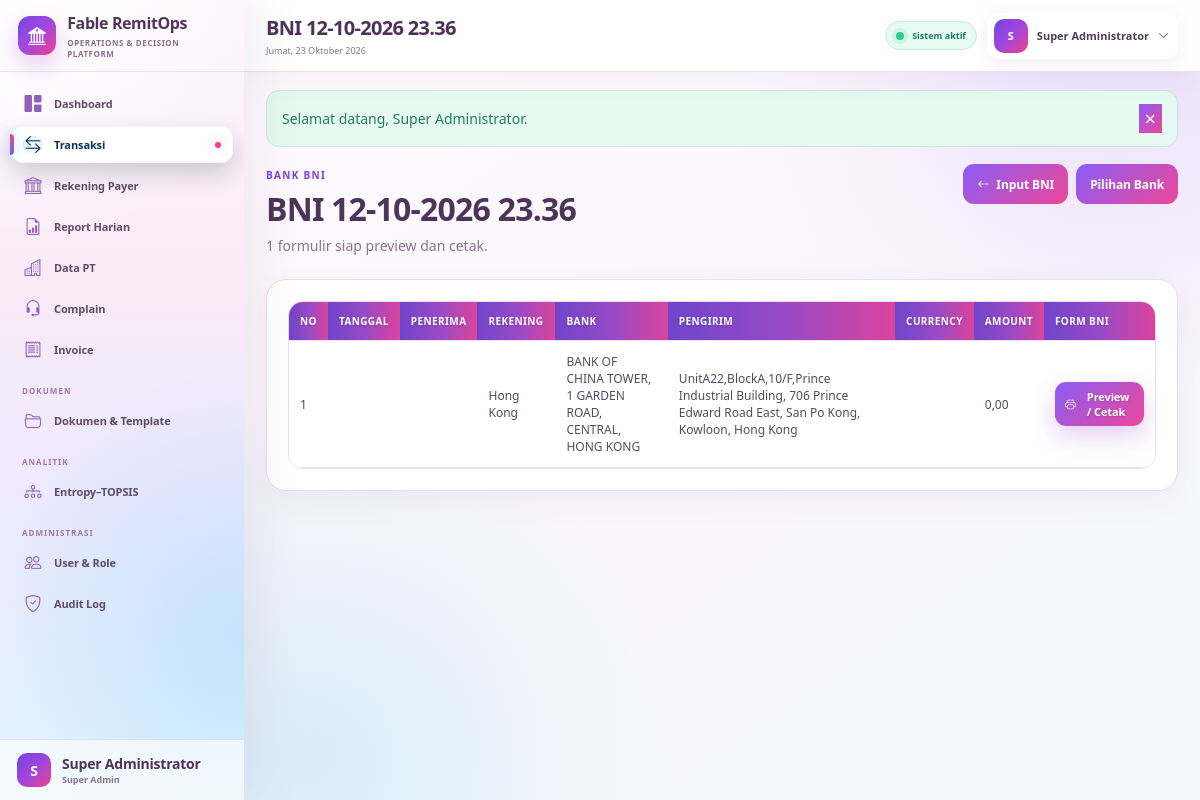
The page /public/transactions/bni/batches/1 (signed in) on the database its author committed.
### tables this page shows
CREATE TABLE `users` (
  `id` bigint(20) UNSIGNED NOT NULL,
  `role_id` bigint(20) UNSIGNED NOT NULL,
  `name` varchar(150) NOT NULL,
  `username` varchar(80) NOT NULL,
  `email` varchar(190) NOT NULL,
  `password` varchar(255) NOT NULL,
  `transaction_team` tinyint(3) UNSIGNED DEFAULT NULL,
  `is_active` tinyint(1) NOT NULL DEFAULT 1,
  `must_change_password` tinyint(1) NOT NULL DEFAULT 1,
  `last_login_at` datetime DEFAULT NULL,
  `created_at` datetime NOT NULL DEFAULT current_timestamp(),
  `updated_at` datetime NOT NULL DEFAULT current_timestamp() ON UPDATE current_timestamp()
);

CREATE TABLE `roles` (
  `id` bigint(20) UNSIGNED NOT NULL,
  `code` varchar(50) NOT NULL,
  `name` varchar(100) NOT NULL,
  `description` varchar(255) DEFAULT NULL,
  `created_at` datetime NOT NULL DEFAULT current_timestamp()
);

CREATE TABLE `bni_transaction_batches` (
  `id` bigint(20) UNSIGNED NOT NULL,
  `name` varchar(200) NOT NULL,
  `total_rows` int(10) UNSIGNED NOT NULL DEFAULT 0,
  `created_by` bigint(20) UNSIGNED DEFAULT NULL,
  `created_at` datetime NOT NULL DEFAULT current_timestamp(),
  `updated_at` datetime NOT NULL DEFAULT current_timestamp() ON UPDATE current_timestamp()
);

CREATE TABLE `bni_transaction_rows` (
  `id` bigint(20) UNSIGNED NOT NULL,
  `batch_id` bigint(20) UNSIGNED NOT NULL,
  `row_no` int(10) UNSIGNED NOT NULL DEFAULT 1,
  `transaction_date` date DEFAULT NULL,
  `beneficiary_name` varchar(255) DEFAULT NULL,
  `remitter_name` varchar(255) DEFAULT NULL,
  `currency` varchar(10) DEFAULT NULL,
  `amount` decimal(22,4) NOT NULL DEFAULT 0.0000,
  `payload_json` longtext NOT NULL,
  `created_at` datetime NOT NULL DEFAULT current_timestamp(),
  `updated_at` datetime NOT NULL DEFAULT current_timestamp() ON UPDATE current_timestamp()
);

### app/Views/transactions/bni_batch.php (the view, shortened to what the rows shown need)
<?php
$batch = is_array($batch ?? null) ? $batch : [];
$rows = is_array($rows ?? null) ? $rows : [];
?>
<div class="bni-batch-page">
    <section class="bank-page-heading">
        <div><span class="eyebrow dark">BANK BNI</span><h2><?= e((string) ($batch['name'] ?? 'Batch BNI')) ?></h2><p><?= count($rows) ?> formulir siap preview dan cetak.</p></div>
        <div class="d-flex gap-2 flex-wrap"><a class="btn btn-light" href="<?= url('/transactions/bni') ?>"><i class="bi bi-arrow-left"></i> Input BNI</a><a class="btn btn-light" href="<?= url('/transactions') ?>">Pilihan Bank</a></div>
    </section>
    <section class="panel-card">
        <div class="table-responsive">
            <table class="table modern-table bni-batch-table">
                <thead><tr><th>No</th><th>Tanggal</th><th>Penerima</th><th>Rekening</th><th>Bank</th><th>Pengirim</th><th>Currency</th><th>Amount</th><th class="text-end">Form BNI</th></tr></thead>
                <tbody>
                <?php foreach ($rows as $row): $data=is_array($row['payload'] ?? null)?$row['payload']:[]; ?>
                    <tr>
                        <td><?= (int) ($row['row_no'] ?? 0) ?></td>
                        <td><?= e((string) ($data['transaction_date'] ?? '-')) ?></td>
                        <td><strong><?= e((string) ($data['beneficiary_name'] ?? '-')) ?></strong></td>
                        <td><?= e((string) ($data['beneficiary_account'] ?? '-')) ?></td>
                        <td><?= e((string) ($data['beneficiary_bank'] ?? '-')) ?></td>
                        <td><?= e((string) ($data['remitter_name'] ?? '-')) ?></td>
                        <td><?= e((string) ($data['currency'] ?? '-')) ?></td>
                        <td><?= number_format((float) ($data['amount'] ?? 0),2,',','.') ?></td>
                        <td class="text-end"><a class="btn btn-sm btn-primary" href="<?= url('/transactions/bni/rows/' . (int) $row['id'] . '/print') ?>"><i class="bi bi-printer me-1"></i> Preview / Cetak</a></td>
                    </tr>
                <?php endforeach; ?>
                </tbody>
            </table>
        </div>
    </section>
</div>

### app/Core/Router.php (shortened to what the rows shown need)
<?php
final class Router
{
    private array $routes = [];
    private function add(string $method, string $path, array $handler): void
    {
        $this->routes[] = compact('method', 'path', 'handler');
    }
    public function dispatch(): void
    {
        $method = strtoupper($_POST['_method'] ?? $_SERVER['REQUEST_METHOD'] ?? 'GET');
        $requestPath = parse_url($_SERVER['REQUEST_URI'] ?? '/', PHP_URL_PATH) ?: '/';
        $basePath = parse_url((string) App::config('app.url'), PHP_URL_PATH) ?: '';
        if ($basePath !== '' && str_starts_with($requestPath, $basePath)) {
            $requestPath = substr($requestPath, strlen($basePath)) ?: '/';
        }
        $requestPath = '/' . ltrim($requestPath, '/');
        $requestPath = $requestPath !== '/' ? rtrim($requestPath, '/') : '/';
        foreach ($this->routes as $route) {
            if ($route['method'] !== $method) {
                continue;
            }
            $pattern = preg_replace('#\{([a-zA-Z_][a-zA-Z0-9_]*)\}#', '(?P<$1>[^/]+)', $route['path']);
            if (preg_match('#^' . $pattern . '$#', $requestPath, $matches)) {
                $params = array_filter($matches, 'is_string', ARRAY_FILTER_USE_KEY);
                [$class, $action] = $route['handler'];
                $controller = new $class();
                $controller->{$action}(...array_values($params));
                return;
            }
        }
    }
}

### app/Views/partials/sidebar.php (shortened to what the rows shown need)
<?php
$path = parse_url(
    $_SERVER['REQUEST_URI'] ?? '/',
    PHP_URL_PATH
) ?: '/';
$currentUser = auth_user() ?? [];
$currentRole = (string) ($currentUser['role_code'] ?? '');
$documentRoles = [
    'super_admin',
    'superadmin',
    'supervisor',
    'admin_invoice',
    'invoice',
    'admin_complain',
    'complain',
];
$canOpenDocuments = in_array(
    $currentRole,
    $documentRoles,
    true
);
$active = static function (bool $condition): string {
    return $condition ? 'active' : '';
};
$isDashboard = $path === parse_url(url('/'), PHP_URL_PATH);
$isTransactions = str_contains($path, '/transactions');
$isPayerAccounts = str_contains($path, '/payer-accounts');
$isReports = str_contains($path, '/reports');
$isCompanies = str_contains($path, '/companies');
$isComplaints = str_contains($path, '/complaints');
$isInvoices = str_contains($path, '/invoices');
$isDocuments = str_contains($path, '/documents')
    || str_contains($path, '/document_templates.php')
    || str_contains($path, '/document_template_manager.php')
    || str_contains($path, '/invoice_templates.php')
    || str_contains($path, '/standing_instruction_7.php');
$isAnalysis = str_contains($path, '/analysis');
$isUsers = str_contains($path, '/users');
$isAudit = str_contains($path, '/audit');
$userName = trim(
    (string) ($currentUser['name'] ?? 'Pengguna')
);
$userInitial = strtoupper(
    substr($userName, 0, 1)
);
$userRoleName = trim(
    (string) (
        $currentUser['role_name']
        ?? $currentRole
        ?: 'Pengguna Sistem'
    )
);
?>
<aside
    class="sidebar"
    id="sidebar"
    aria-label="Navigasi utama"
>
    <div class="brand">
        <div class="brand-mark">
            <i class="bi bi-bank2"></i>
        </div>
        <div>
            <strong>
                Fable RemitOps
            </strong>
            <small>
                Operations &amp; Decision Platform
            </small>
        </div>
    </div>
    <nav class="sidebar-nav">
        <a
            class="nav-item <?= $active($isDashboard) ?>"
            href="<?= url('/') ?>"
            <?= $isDashboard
                ? 'aria-current="page"'
                : ''
            ?>
        >
            <i class="bi bi-grid-1x2-fill"></i>
            <span>Dashboard</span>
        </a>
        <?php if (can('transaction.view')): ?>
            <a
                class="nav-item <?= $active($isTransactions) ?>"
                href="<?= url('/transactions') ?>"
                <?= $isTransactions
                    ? 'aria-current="page"'
                    : ''
                ?>
            >
                <i class="bi bi-arrow-left-right"></i>
                <span>Transaksi</span>
            </a>
        <?php endif; ?>
        <?php if (can('payer_account.view')): ?>
            <a
                class="nav-item <?= $active($isPayerAccounts) ?>"
                href="<?= url('/payer-accounts') ?>"
                <?= $isPayerAccounts
                    ? 'aria-current="page"'
                    : ''
                ?>
            >
                <i class="bi bi-bank"></i>
                <span>Rekening Payer</span>
            </a>
        <?php endif; ?>
        <?php if (can('report.view')): ?>
            <a
                class="nav-item <?= $active($isReports) ?>"
                href="<?= url('/reports') ?>"
                <?= $isReports
                    ? 'aria-current="page"'
                    : ''
                ?>
            >
                <i class="bi bi-file-earmark-bar-graph"></i>
                <span>Report Harian</span>
            </a>
        <?php endif; ?>
        <?php if (can('company.view')): ?>
            <a
                class="nav-item <?= $active($isCompanies) ?>"
                href="<?= url('/companies') ?>"
                <?= $isCompanies
                    ? 'aria-current="page"'
                    : ''
                ?>
            >
                <i class="bi bi-buildings"></i>
                <span>Data PT</span>
            </a>
        <?php endif; ?>
        <?php if (can('complaint.view')): ?>
            <a
                class="nav-item <?= $active($isComplaints) ?>"
                href="<?= url('/complaints') ?>"
                <?= $isComplaints
                    ? 'aria-current="page"'
                    : ''
                ?>
            >
                <i class="bi bi-headset"></i>
                <span>Complain</span>
            </a>
        <?php endif; ?>
        <?php if (can('invoice.view')): ?>
            <a
                class="nav-item <?= $active($isInvoices) ?>"
                href="<?= url('/invoices') ?>"
                <?= $isInvoices
                    ? 'aria-current="page"'
                    : ''
                ?>
            >
                <i class="bi bi-receipt"></i>
                <span>Invoice</span>
            </a>
        <?php endif; ?>
        <?php if ($canOpenDocuments): ?>
            <div class="nav-label">
                DOKUMEN
            </div>
            <a
                class="nav-item <?= $active($isDocuments) ?>"
                href="<?= url('/documents') ?>"
                <?= $isDocuments
                    ? 'aria-current="page"'
                    : ''
                ?>
            >
                <i class="bi bi-folder2-open"></i>
                <span>
                    Dokumen &amp; Template
                </span>
            </a>
        <?php endif; ?>
        <?php if (can('analysis.view')): ?>
            <div class="nav-label">
                ANALITIK
            </div>
            <a
                class="nav-item <?= $active($isAnalysis) ?>"
                href="<?= url('/analysis') ?>"
                <?= $isAnalysis
                    ? 'aria-current="page"'
                    : ''
                ?>
            >
                <i class="bi bi-diagram-3"></i>
                <span>
                    Entropy–TOPSIS
                </span>
            </a>
        <?php endif; ?>
        <?php if (
            can('user.manage')
            || can('audit.view')
        ): ?>
            <div class="nav-label">
                ADMINISTRASI
            </div>
        <?php endif; ?>
        <?php if (can('user.manage')): ?>
            <a
                class="nav-item <?= $active($isUsers) ?>"
                href="<?= url('/users') ?>"
                <?= $isUsers
                    ? 'aria-current="page"'
                    : ''
                ?>
            >
                <i class="bi bi-people"></i>
                <span>User &amp; Role</span>
            </a>
        <?php endif; ?>
        <?php if (can('audit.view')): ?>
            <a
                class="nav-item <?= $active($isAudit) ?>"
                href="<?= url('/audit') ?>"
                <?= $isAudit
                    ? 'aria-current="page"'
                    : ''
                ?>
            >
                <i class="bi bi-shield-check"></i>
                <span>Audit Log</span>
            </a>
        <?php endif; ?>
    </nav>
    <div class="sidebar-footer">
        <div class="avatar-sm">
            <?= e($userInitial) ?>
        </div>
        <div class="min-w-0">
            <strong
                class="text-truncate d-block"
            >
                <?= e($userName) ?>
            </strong>
            <small>
                <?= e($userRoleName) ?>
            </small>
        </div>
    </div>
</aside>

### app/Views/partials/topbar.php (shortened to what the rows shown need)
<?php
$dayNames = [
    1 => 'Senin',
    2 => 'Selasa',
    3 => 'Rabu',
    4 => 'Kamis',
    5 => 'Jumat',
    6 => 'Sabtu',
    7 => 'Minggu',
];
$monthNames = [
    1 => 'Januari',
    2 => 'Februari',
    3 => 'Maret',
    4 => 'April',
    5 => 'Mei',
    6 => 'Juni',
    7 => 'Juli',
    8 => 'Agustus',
    9 => 'September',
    10 => 'Oktober',
    11 => 'November',
    12 => 'Desember',
];
$todayLabel = (
    $dayNames[(int) date('N')] ?? ''
)
    . ', '
    . date('d')
    . ' '
    . (
        $monthNames[(int) date('n')]
        ?? ''
    )
    . ' '
    . date('Y');
$currentUser = auth_user() ?? [];
$currentName = trim(
    (string) (
        $currentUser['name']
        ?? 'Pengguna'
    )
);
$initial = strtoupper(
    substr(
        $currentName,
        0,
        1
    )
);
?>
<header
    class="topbar"
    id="appTopbar"
>
    <div class="d-flex align-items-center gap-3">
        <div class="topbar-title">
            <h1>
                <?= e(
                    $title
                    ?? 'Dashboard'
                ) ?>
            </h1>
            <p>
                <?= e($todayLabel) ?>
            </p>
        </div>
    </div>
    <div class="topbar-actions">
        <span class="connection-pill">
            <span></span>
            Sistem aktif
        </span>
        <div
            class="dropdown"
            data-dropdown
        >
            <button
                class="user-menu"
                type="button"
                data-dropdown-toggle
                aria-expanded="false"
            >
                <div class="avatar-sm">
                    <?= e($initial) ?>
                </div>
                <span class="user-menu-name">
                    <?= e($currentName) ?>
                </span>
                <i class="bi bi-chevron-down"></i>
            </button>
        </div>
    </div>
</header>

### rows shown on the page
users: name "S", name "Super Administrator", role.name "Super Admin"
bni_transaction_batches: name "BNI 12-10-2026 23.36"
bni_transaction_rows: row_no "1", beneficiary_account "Hong Kong", beneficiary_bank "BANK OF CHINA TOWER, 1 GARDEN ROAD, CENTRAL, HONG KONG", remitter_name "UnitA22,BlockA,10/F,Prince Industrial Building, 706 Prince Edward Road East, San Po Kong, Kowloon, Hong Kong", amount "0,00"

### other values the page prints
$flashMessage "Selamat datang, Super Administrator."
count($rows) "1"
